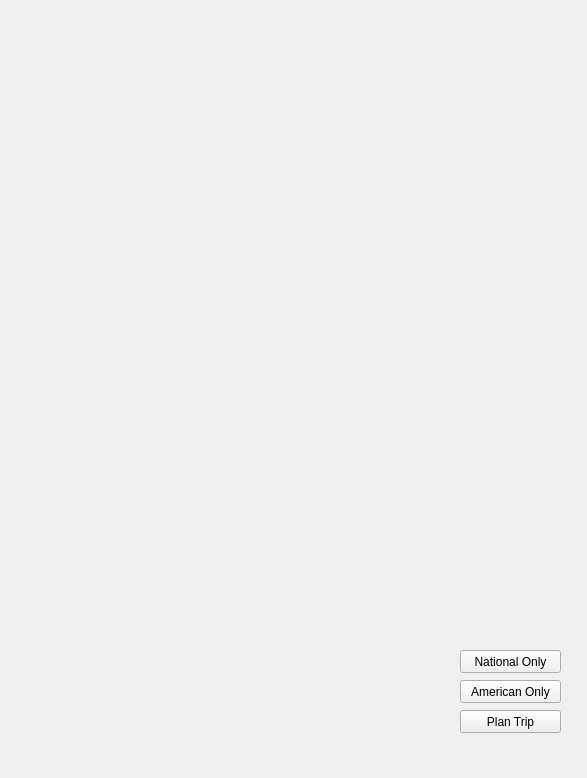
<?xml version="1.0" encoding="UTF-8"?>
<ui version="4.0">
 <class>DisplayVacationPlannerWindow</class>
 <widget class="QWidget" name="DisplayVacationPlannerWindow">
  <property name="geometry">
   <rect>
    <x>0</x>
    <y>0</y>
    <width>587</width>
    <height>778</height>
   </rect>
  </property>
  <property name="windowTitle">
   <string>Form</string>
  </property>
  <widget class="QPushButton" name="pushButton">
   <property name="geometry">
    <rect>
     <x>460</x>
     <y>710</y>
     <width>101</width>
     <height>23</height>
    </rect>
   </property>
   <property name="text">
    <string>Plan Trip</string>
   </property>
  </widget>
  <widget class="QPushButton" name="nationalButton">
   <property name="geometry">
    <rect>
     <x>460</x>
     <y>650</y>
     <width>101</width>
     <height>23</height>
    </rect>
   </property>
   <property name="text">
    <string>National Only</string>
   </property>
  </widget>
  <widget class="QPushButton" name="americanOnly">
   <property name="geometry">
    <rect>
     <x>460</x>
     <y>680</y>
     <width>101</width>
     <height>23</height>
    </rect>
   </property>
   <property name="text">
    <string>American Only</string>
   </property>
  </widget>
 </widget>
 <resources/>
 <connections/>
</ui>
